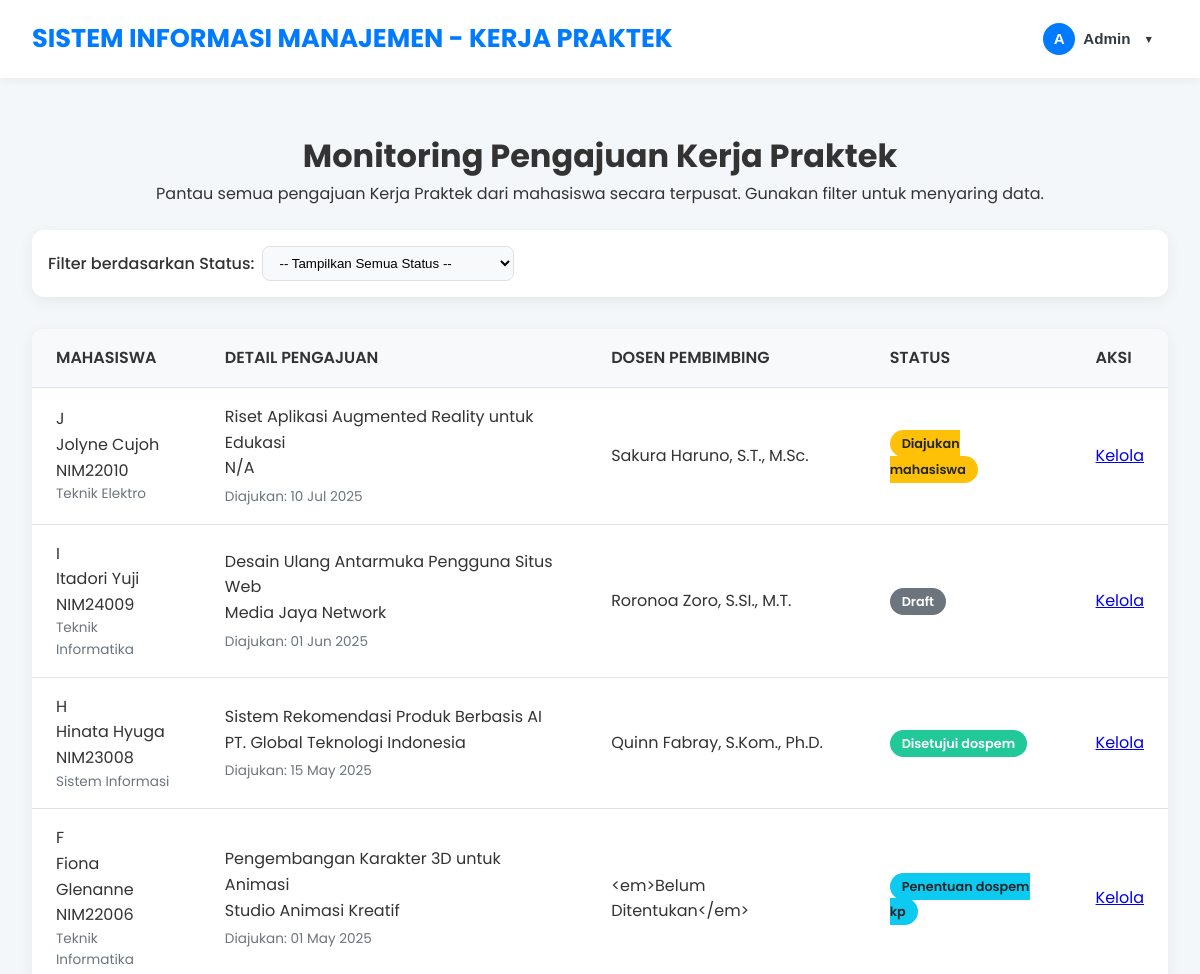
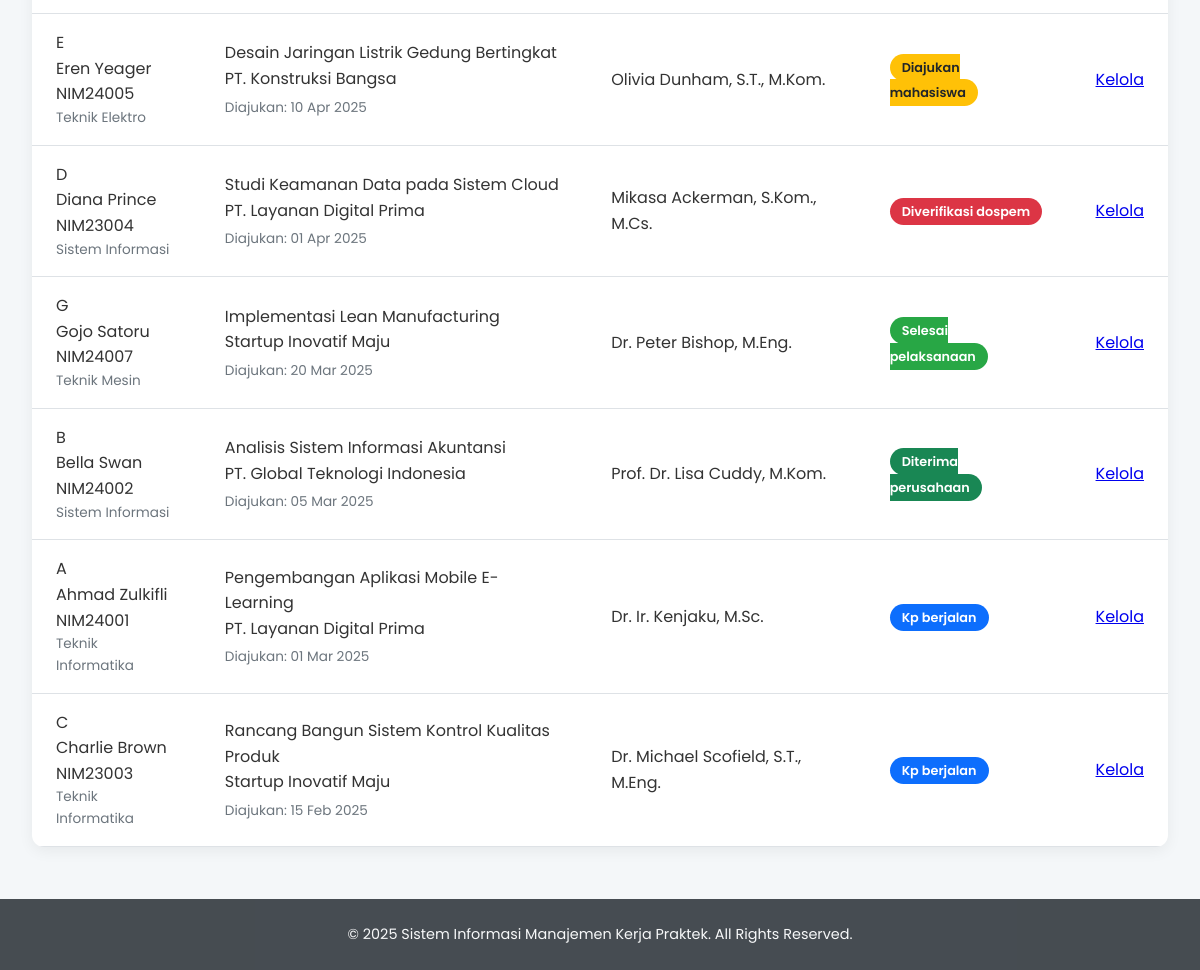
Page /admin_prodi/pengajuan_kp_monitoring.php (signed in) on the committed database (2 pictures, top to bottom).
### tables this page shows
CREATE TABLE `pengajuan_kp` (
  `id_pengajuan` int NOT NULL,
  `nim` varchar(15) NOT NULL,
  `id_perusahaan` int DEFAULT NULL,
  `judul_kp` varchar(255) DEFAULT NULL,
  `deskripsi_kp` text,
  `tanggal_pengajuan` date NOT NULL,
  `tanggal_mulai_rencana` date DEFAULT NULL,
  `tanggal_selesai_rencana` date DEFAULT NULL,
  `status_pengajuan` enum('draft','diajukan_mahasiswa','diverifikasi_dospem','disetujui_dospem','ditolak_dospem','menunggu_konfirmasi_perusahaan','diterima_perusahaan','ditolak_perusahaan','penentuan_dospem_kp','kp_berjalan','selesai_pelaksanaan','laporan_disetujui','selesai_dinilai','dibatalkan') DEFAULT 'draft',
  `nip_dosen_pembimbing_kp` varchar(20) DEFAULT NULL,
  `catatan_admin` text,
  `catatan_dosen` text,
  `surat_pengantar_path` varchar(255) DEFAULT NULL,
  `surat_balasan_perusahaan_path` varchar(255) DEFAULT NULL,
  `created_at` timestamp NOT NULL DEFAULT CURRENT_TIMESTAMP,
  `updated_at` timestamp NOT NULL DEFAULT CURRENT_TIMESTAMP ON UPDATE CURRENT_TIMESTAMP
);

CREATE TABLE `mahasiswa` (
  `nim` varchar(15) NOT NULL,
  `password` varchar(100) NOT NULL,
  `nama` varchar(100) NOT NULL,
  `email` varchar(100) NOT NULL,
  `no_hp` varchar(20) DEFAULT NULL,
  `prodi` varchar(50) DEFAULT NULL,
  `angkatan` int DEFAULT NULL,
  `ipk` decimal(3,2) DEFAULT '0.00',
  `sks_lulus` int DEFAULT '0',
  `status_akun` enum('pending_verification','active','suspended') DEFAULT 'pending_verification',
  `created_at` timestamp NOT NULL DEFAULT CURRENT_TIMESTAMP,
  `updated_at` timestamp NOT NULL DEFAULT CURRENT_TIMESTAMP ON UPDATE CURRENT_TIMESTAMP
);

CREATE TABLE `dosen_pembimbing` (
  `nip` varchar(20) NOT NULL,
  `password` varchar(100) NOT NULL,
  `nama_dosen` varchar(100) NOT NULL,
  `email` varchar(100) NOT NULL,
  `status_akun` enum('active','inactive') DEFAULT 'active',
  `created_at` timestamp NOT NULL DEFAULT CURRENT_TIMESTAMP,
  `updated_at` timestamp NOT NULL DEFAULT CURRENT_TIMESTAMP ON UPDATE CURRENT_TIMESTAMP
);

CREATE TABLE `perusahaan` (
  `id_perusahaan` int NOT NULL,
  `email_perusahaan` varchar(100) NOT NULL,
  `password_perusahaan` varchar(100) NOT NULL,
  `nama_perusahaan` varchar(100) NOT NULL,
  `alamat` text,
  `bidang` varchar(100) DEFAULT NULL,
  `kontak_person_nama` varchar(100) DEFAULT NULL,
  `kontak_person_email` varchar(100) DEFAULT NULL,
  `kontak_person_no_hp` varchar(20) DEFAULT NULL,
  `status_akun` enum('pending_approval','active','inactive') DEFAULT 'pending_approval',
  `created_at` timestamp NOT NULL DEFAULT CURRENT_TIMESTAMP,
  `updated_at` timestamp NOT NULL DEFAULT CURRENT_TIMESTAMP ON UPDATE CURRENT_TIMESTAMP
);

### admin_prodi/pengajuan_kp_monitoring.php (the view, shortened to what this page needs)
<?php
require_once '../config/db_connect.php';
$list_semua_pengajuan = [];
$error_db = '';
if ($conn && ($conn instanceof mysqli)) {
    $sql = "SELECT
                pk.id_pengajuan, m.nim, m.nama AS nama_mahasiswa, m.prodi AS prodi_mahasiswa,
                pk.judul_kp, pr.nama_perusahaan, dp.nama_dosen AS nama_dosen_pembimbing,
                pk.tanggal_pengajuan, pk.status_pengajuan
            FROM pengajuan_kp pk
            JOIN mahasiswa m ON pk.nim = m.nim
            LEFT JOIN perusahaan pr ON pk.id_perusahaan = pr.id_perusahaan
            LEFT JOIN dosen_pembimbing dp ON pk.nip_dosen_pembimbing_kp = dp.nip";
    $sql .= " ORDER BY pk.tanggal_pengajuan DESC, pk.id_pengajuan DESC";
    $stmt = $conn->prepare($sql);
    if ($stmt) {
        $stmt->execute();
        $result = $stmt->get_result();
        while ($row = $result->fetch_assoc()) {
            $list_semua_pengajuan[] = $row;
        }
    } else {
        $error_db = "Gagal menyiapkan query: " . $conn->error;
    }
} else {
    $error_db = "Koneksi database gagal.";
}
$page_title = "Monitoring Pengajuan Kerja Praktek";
require_once '../includes/header.php';
?>
<div class="main-content-full">
    <div class="list-container">
        <div class="list-header">
            <h1><?php echo htmlspecialchars($page_title); ?></h1>
            <p>Pantau semua pengajuan Kerja Praktek dari mahasiswa secara terpusat. Gunakan filter untuk menyaring data.</p>
        </div>
        <form action="pengajuan_kp_monitoring.php" method="GET" class="filter-form">
            <div class="form-group">
                <label for="status">Filter berdasarkan Status:</label>
                <select name="status" id="status" onchange="this.form.submit()">
                    <option value="">-- Tampilkan Semua Status --</option>
                </select>
            </div>
        </form>
        <?php if (empty($list_semua_pengajuan) && empty($error_db)): ?>
            <div class="message info">
                <h4>Data Tidak Ditemukan</h4>
                <p>Tidak ada pengajuan KP yang cocok dengan filter yang Anda pilih.</p>
            </div>
        <?php else: ?>
            <div class="table-responsive">
                <table class="data-table">
                    <thead>
                        <tr>
                            <th>Mahasiswa</th>
                            <th>Detail Pengajuan</th>
                            <th>Dosen Pembimbing</th>
                            <th>Status</th>
                            <th>Aksi</th>
                        </tr>
                    </thead>
                    <tbody>
                        <?php foreach ($list_semua_pengajuan as $p): ?>
                            <tr>
                                <td>
                                    <div class="mahasiswa-info">
                                        <div class="mahasiswa-avatar"><?php echo strtoupper(substr($p['nama_mahasiswa'], 0, 1)); ?></div>
                                        <div>
                                            <div class="mahasiswa-nama"><?php echo htmlspecialchars($p['nama_mahasiswa']); ?></div>
                                            <div class="mahasiswa-nim"><?php echo htmlspecialchars($p['nim']); ?></div>
                                            <div class="mahasiswa-prodi"><?php echo htmlspecialchars($p['prodi_mahasiswa'] ?: '-'); ?></div>
                                        </div>
                                    </div>
                                </td>
                                <td>
                                    <div class="judul-kp-text"><?php echo htmlspecialchars($p['judul_kp']); ?></div>
                                    <div class="perusahaan-text"><?php echo htmlspecialchars($p['nama_perusahaan'] ?: 'N/A'); ?></div>
                                    <div class="tanggal-text">Diajukan: <?php echo date("d M Y", strtotime($p['tanggal_pengajuan'])); ?></div>
                                </td>
                                <td><?php echo htmlspecialchars($p['nama_dosen_pembimbing'] ?: '<em>Belum Ditentukan</em>'); ?></td>
                                <td>
                                    <span class="status-badge status-<?php echo strtolower(str_replace('_', '-', $p['status_pengajuan'])); ?>">
                                        <?php echo htmlspecialchars(ucfirst(str_replace('_', ' ', $p['status_pengajuan']))); ?>
                                    </span>
                                </td>
                                <td>
                                    <a href="pengajuan_kp_detail_admin.php?id_pengajuan=<?php echo $p['id_pengajuan']; ?>" class="btn btn-primary btn-sm">
                                        Kelola
                                    </a>
                                </td>
                            </tr>
                        <?php endforeach; ?>
                    </tbody>
                </table>
            </div>
        <?php endif; ?>
    </div>
</div>
<?php
require_once '../includes/footer.php';
?>

### includes/header.php (style rules this page uses)
:root { --primary-color: #007BFF; --primary-hover: #0056b3; --secondary-color: #6c757d; --dark-color: #343a40; --light-color: #f8f9fa; --background-color: #f4f7f9; --text-color: #333; --border-color: #dee2e6; --card-shadow: 0 4px 15px rgba(0,0,0,0.06); --border-radius: 12px; }
* { box-sizing: border-box; }
body, h1, h2, h3, h4, h5, h6, p, ul, ol { margin: 0; padding: 0; }
body { font-family: 'Poppins', sans-serif; line-height: 1.6; background-color: var(--background-color); color: var(--text-color); display: flex; flex-direction: column; min-height: 100vh; }

### admin_prodi/pengajuan_kp_monitoring.php (style rules this page uses)
.list-container { max-width: 1600px; margin: 20px auto; padding: 2rem; }
.list-header { margin-bottom: 1.5rem; text-align: center; }
.table-responsive { background-color: #fff; border-radius: var(--border-radius); box-shadow: var(--card-shadow); overflow: hidden; }
.data-table { width: 100%; border-collapse: collapse; }
.data-table th, .data-table td { padding: 1rem 1.5rem; border-bottom: 1px solid var(--border-color); text-align: left; vertical-align: middle; }
.data-table th { background-color: #f8f9fa; font-weight: 600; text-transform: uppercase; }
.mahasiswa-prodi { font-size: 0.85em; color: #6c757d; }
.tanggal-text { font-size: 0.85em; color: #6c757d; margin-top: 5px; }
.filter-form { display: flex; gap: 1rem; align-items: center; background-color: #fff; padding: 1rem; border-radius: var(--border-radius); margin-bottom: 2rem; box-shadow: var(--card-shadow); }
.filter-form .form-group { display: flex; align-items: center; gap: 0.5rem; }
.filter-form label { font-weight: 500; }
.filter-form select { padding: 8px 12px; border: 1px solid var(--border-color); border-radius: 8px; min-width: 250px; background-color: #f8f9fa; }
.status-badge { padding: 5px 12px; border-radius: 20px; font-size: 0.8em; font-weight: 600; color: #fff; }
.status-draft { background-color: #6c757d; }
.status-diajukan-mahasiswa { background-color: #ffc107; color:#212529; }
.status-diverifikasi-dospem, .status-ditolak-dospem, .status-ditolak-perusahaan { background-color: #dc3545; }
.status-disetujui-dospem { background-color: #20c997; }
.status-diterima-perusahaan { background-color: #198754; }
.status-penentuan-dospem-kp { background-color: #0dcaf0; color:#212529; }
.status-kp-berjalan { background-color: #0d6efd; }
.status-selesai-pelaksanaan, .status-laporan-disetujui { background-color: #28a745; }

### rows in the picture
pengajuan_kp: nim.nama "J", nim.nama "Jolyne Cujoh", nim.nim "NIM22010", nim.prodi "Teknik Elektro", judul_kp "Riset Aplikasi Augmented Reality untuk Edukasi", nama_perusahaan "N/A", tanggal_pengajuan "10 Jul 2025", nip_dosen_pembimbing_kp.nama_dosen "Sakura Haruno, S.T., M.Sc.", status_pengajuan "Diajukan mahasiswa"
pengajuan_kp: nim.nama "I", nim.nama "Itadori Yuji", nim.nim "NIM24009", nim.prodi "Teknik Informatika", judul_kp "Desain Ulang Antarmuka Pengguna Situs Web", id_perusahaan.nama_perusahaan "Media Jaya Network", tanggal_pengajuan "01 Jun 2025", nip_dosen_pembimbing_kp.nama_dosen "Roronoa Zoro, S.SI., M.T.", status_pengajuan "Draft"
pengajuan_kp: nim.nama "H", nim.nama "Hinata Hyuga", nim.nim "NIM23008", nim.prodi "Sistem Informasi", judul_kp "Sistem Rekomendasi Produk Berbasis AI", id_perusahaan.nama_perusahaan "PT. Global Teknologi Indonesia", tanggal_pengajuan "15 May 2025", nip_dosen_pembimbing_kp.nama_dosen "Quinn Fabray, S.Kom., Ph.D.", status_pengajuan "Disetujui dospem"
pengajuan_kp: nim.nama "F", nim.nama "Fiona Glenanne", nim.nim "NIM22006", nim.prodi "Teknik Informatika", judul_kp "Pengembangan Karakter 3D untuk Animasi", id_perusahaan.nama_perusahaan "Studio Animasi Kreatif", tanggal_pengajuan "01 May 2025", nama_dosen_pembimbing "<em>Belum Ditentukan</em>", status_pengajuan "Penentuan dospem kp"
pengajuan_kp: nim.nama "E", nim.nama "Eren Yeager", nim.nim "NIM24005", nim.prodi "Teknik Elektro", judul_kp "Desain Jaringan Listrik Gedung Bertingkat", id_perusahaan.nama_perusahaan "PT. Konstruksi Bangsa", tanggal_pengajuan "10 Apr 2025", nip_dosen_pembimbing_kp.nama_dosen "Olivia Dunham, S.T., M.Kom.", status_pengajuan "Diajukan mahasiswa"
pengajuan_kp: nim.nama "D", nim.nama "Diana Prince", nim.nim "NIM23004", nim.prodi "Sistem Informasi", judul_kp "Studi Keamanan Data pada Sistem Cloud", id_perusahaan.nama_perusahaan "PT. Layanan Digital Prima", tanggal_pengajuan "01 Apr 2025", nip_dosen_pembimbing_kp.nama_dosen "Mikasa Ackerman, S.Kom., M.Cs.", status_pengajuan "Diverifikasi dospem"
pengajuan_kp: nim.nama "G", nim.nama "Gojo Satoru", nim.nim "NIM24007", nim.prodi "Teknik Mesin", judul_kp "Implementasi Lean Manufacturing", id_perusahaan.nama_perusahaan "Startup Inovatif Maju", tanggal_pengajuan "20 Mar 2025", nip_dosen_pembimbing_kp.nama_dosen "Dr. Peter Bishop, M.Eng.", status_pengajuan "Selesai pelaksanaan"
pengajuan_kp: nim.nama "B", nim.nama "Bella Swan", nim.nim "NIM24002", nim.prodi "Sistem Informasi", judul_kp "Analisis Sistem Informasi Akuntansi", id_perusahaan.nama_perusahaan "PT. Global Teknologi Indonesia", tanggal_pengajuan "05 Mar 2025", nip_dosen_pembimbing_kp.nama_dosen "Prof. Dr. Lisa Cuddy, M.Kom.", status_pengajuan "Diterima perusahaan"
pengajuan_kp: nim.nama "A", nim.nama "Ahmad Zulkifli", nim.nim "NIM24001", nim.prodi "Teknik Informatika", judul_kp "Pengembangan Aplikasi Mobile E-Learning", id_perusahaan.nama_perusahaan "PT. Layanan Digital Prima", tanggal_pengajuan "01 Mar 2025", nip_dosen_pembimbing_kp.nama_dosen "Dr. Ir. Kenjaku, M.Sc.", status_pengajuan "Kp berjalan"
pengajuan_kp: nim.nama "C", nim.nama "Charlie Brown", nim.nim "NIM23003", nim.prodi "Teknik Informatika", judul_kp "Rancang Bangun Sistem Kontrol Kualitas Produk", id_perusahaan.nama_perusahaan "Startup Inovatif Maju", tanggal_pengajuan "15 Feb 2025", nip_dosen_pembimbing_kp.nama_dosen "Dr. Michael Scofield, S.T., M.Eng.", status_pengajuan "Kp berjalan"

### other values in the picture
substr($user_nama, 0, 1) "A"
explode(' ', $user_nama)[0] "Admin"
$page_title "Monitoring Pengajuan Kerja Praktek"
